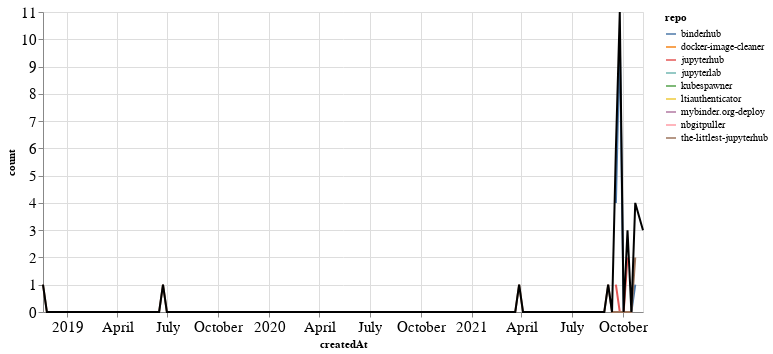

Here is the notebook cell this chart was saved with:
### Markdown cell above
### PRs

### Code cell
prs_time = prs.groupby('repo').resample('W', on='createdAt').count()['author'].reset_index()
prs_time = prs_time.rename(columns={'author': 'count'})
prs_time_total = prs_time.groupby('createdAt').agg({"count": "sum"}).reset_index()

ch1 = alt.Chart(prs_time, width=600).mark_line().encode(
    x='createdAt',
    y='count',
    color='repo',
    tooltip="repo"
)

ch2 = alt.Chart(prs_time_total, width=600).mark_line(color="black").encode(
    x='createdAt',
    y='count',
)

ch1 + ch2

### Figure 1 — Vega-Lite specification as saved in the notebook (floating-point values rounded to 4 significant figures; data arrays with more than 128 entries replaced by an {"elided": "..."} marker saying what was removed)
{"config": {"axisLeft": {"labelFontSize": 15}, "axisBottom": {"labelFontSize": 15}}, "layer": [{"data": {"name": "data-23c5bac74c475b002d42f5798e8b3d62"}, "mark": "line", "encoding": {"color": {"type": "nominal", "field": "repo"}, "tooltip": {"type": "nominal", "field": "repo"}, "x": {"type": "temporal", "field": "createdAt"}, "y": {"type": "quantitative", "field": "count"}}, "width": 600}, {"data": {"name": "data-423466713ef098def6f220ba509d29f7"}, "mark": {"type": "line", "color": "black"}, "encoding": {"x": {"type": "temporal", "field": "createdAt"}, "y": {"type": "quantitative", "field": "count"}}, "width": 600}], "$schema": "https://vega.github.io/schema/vega-lite/v4.8.1.json", "datasets": {"data-23c5bac74c475b002d42f5798e8b3d62": {"elided": "170 records"}, "data-423466713ef098def6f220ba509d29f7": {"elided": "155 records"}}}
